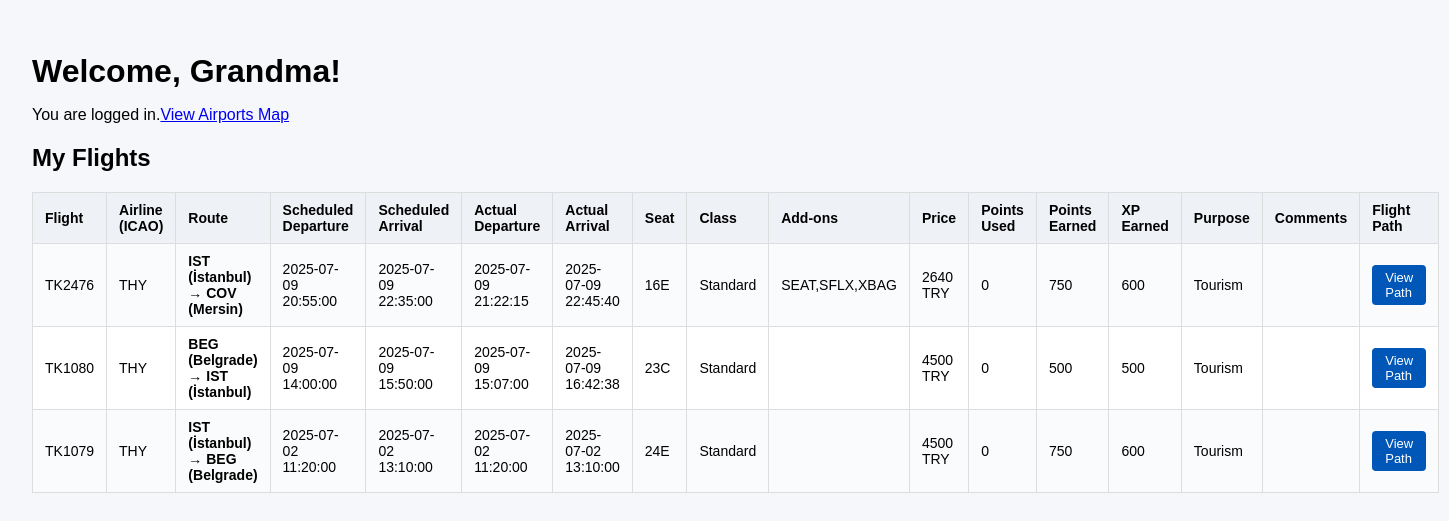
The page /user/index.php (signed in) on the database its author committed.
### tables this page shows
CREATE TABLE ticket (
  email varchar(50) NOT NULL,  
  flightNumber varchar(6) NOT NULL,  
  scheduledDeparture datetime NOT NULL,  
  seat varchar(3),  
  class varchar(50),  
  addOns varchar(100),  
  price int(11),  
  currency varchar(50),  
  ticketAirlineICAO varchar(3),  
  pointsUsed int(11),  
  pointsReceived int(11),  
  pointsReceivedXP int(11),  
  comments text,  
  purpose varchar(50),  
  PRIMARY KEY (email,flightNumber,scheduledDeparture),
  CONSTRAINT userBuysTicket FOREIGN KEY (email) REFERENCES user (email) ON DELETE CASCADE ON UPDATE CASCADE,
  CONSTRAINT ticketIsForFlight FOREIGN KEY (flightNumber,scheduledDeparture) REFERENCES flight (flightNumber, scheduledDeparture) ON UPDATE CASCADE
);

CREATE TABLE airport (
  latitude float(11) NOT NULL,  
  longitude float(11) NOT NULL,  
  codeICAO varchar(4) PRIMARY KEY NOT NULL,  
  codeIATA varchar(3),  
  runways varchar(100) NOT NULL,  
  pname varchar(100) NOT NULL,  
  city varchar(100) NOT NULL,  
  country varchar(2) NOT NULL,  
  avgAircraftToRunway int(11),  
  avgGateToAircraftByBus int(11)  
);

CREATE TABLE flight (
  aircraftRegistration varchar(8),  
  departedAirport varchar(6) NOT NULL,  
  arrivedAirport varchar(6) NOT NULL,  
  flightNumber varchar(6) NOT NULL,  
  scheduledDeparture datetime NOT NULL,  
  scheduledArrival datetime NOT NULL,  
  actualDeparture datetime NOT NULL,  
  actualArrival datetime NOT NULL,  
  PRIMARY KEY (flightNumber, scheduledDeparture),
  CONSTRAINT flightFliesFrom FOREIGN KEY (departedAirport) REFERENCES airport (codeICAO),
  CONSTRAINT flightFliesTo FOREIGN KEY (arrivedAirport) REFERENCES airport (codeICAO),
  CONSTRAINT flightUsesAircraft FOREIGN KEY (aircraftRegistration) REFERENCES aircraft (registration) ON UPDATE CASCADE
);

### user/index.php (the view, shortened to what this page needs)
<?php
$host   = "127.0.0.1";
$dbname = "flightdiary306";
$dbuser = "root";
$dbpass = "";
try {
    $pdo = new PDO("mysql:host=$host;dbname=$dbname;charset=utf8mb4", $dbuser, $dbpass);
    $pdo->setAttribute(PDO::ATTR_ERRMODE, PDO::ERRMODE_EXCEPTION);
    $stmt = $pdo->prepare("
        SELECT
            t.flightNumber,
            t.scheduledDeparture,
            t.seat,
            t.class,
            t.addOns,
            t.price,
            t.currency,
            t.ticketAirlineICAO,
            t.pointsUsed,
            t.pointsReceived,
            t.pointsReceivedXP,
            t.purpose,
            t.comments,
            dep.pname    AS depName,
            dep.city     AS depCity,
            dep.codeIATA AS depIATA,
            arr.pname    AS arrName,
            arr.city     AS arrCity,
            arr.codeIATA AS arrIATA,
            f.scheduledArrival,
            f.actualDeparture,
            f.actualArrival
        FROM ticket t
        JOIN user u      ON u.email             = t.email
        JOIN flight f    ON f.flightNumber       = t.flightNumber
                       AND f.scheduledDeparture  = t.scheduledDeparture
        JOIN airport dep ON dep.codeICAO         = f.departedAirport
        JOIN airport arr ON arr.codeICAO         = f.arrivedAirport
        WHERE u.username = ?
        ORDER BY t.scheduledDeparture DESC
    ");
    $stmt->execute([$_SESSION['username']]);
    $tickets = $stmt->fetchAll(PDO::FETCH_ASSOC);
} catch (PDOException $e) {
    $tickets = [];
    $error = "Could not load flights: " . $e->getMessage();
}
?>
<!DOCTYPE html>
<html lang="en">
<head>
</head>
<body>
<h1>Welcome, <?php echo htmlspecialchars($_SESSION['username']); ?>!</h1>
<p>You are logged in.<a href="airport.php">View Airports Map</a></p>
<h2>My Flights</h2>
<?php if (!empty($error)): ?>
    <p class="error"><?php echo htmlspecialchars($error); ?></p>
<?php elseif (empty($tickets)): ?>
    <p>No flights logged yet.</p>
<?php else: ?>
<table>
    <tr>
        <th>Flight</th>
        <th>Airline (ICAO)</th>
        <th>Route</th>
        <th>Scheduled Departure</th>
        <th>Scheduled Arrival</th>
        <th>Actual Departure</th>
        <th>Actual Arrival</th>
        <th>Seat</th>
        <th>Class</th>
        <th>Add-ons</th>
        <th>Price</th>
        <th>Points Used</th>
        <th>Points Earned</th>
        <th>XP Earned</th>
        <th>Purpose</th>
        <th>Comments</th>
        <th>Flight Path</th>
    </tr>
    <?php foreach ($tickets as $t): ?>
    <tr>
        <td><?php echo htmlspecialchars($t['flightNumber']); ?></td>
        <td><?php echo htmlspecialchars($t['ticketAirlineICAO']); ?></td>
        <td class="route">
            <?php echo htmlspecialchars($t['depIATA'] . ' (' . $t['depCity'] . ')'); ?>
            &rarr;
            <?php echo htmlspecialchars($t['arrIATA'] . ' (' . $t['arrCity'] . ')'); ?>
        </td>
        <td><?php echo htmlspecialchars($t['scheduledDeparture']); ?></td>
        <td><?php echo htmlspecialchars($t['scheduledArrival']); ?></td>
        <td><?php echo htmlspecialchars($t['actualDeparture']); ?></td>
        <td><?php echo htmlspecialchars($t['actualArrival']); ?></td>
        <td><?php echo htmlspecialchars($t['seat']); ?></td>
        <td><?php echo htmlspecialchars($t['class']); ?></td>
        <td><?php echo htmlspecialchars($t['addOns']); ?></td>
        <td><?php echo $t['price'] ? htmlspecialchars($t['price'] . ' ' . $t['currency']) : '—'; ?></td>
        <td><?php echo htmlspecialchars($t['pointsUsed'] ?? '—'); ?></td>
        <td><?php echo htmlspecialchars($t['pointsReceived'] ?? '—'); ?></td>
        <td><?php echo htmlspecialchars($t['pointsReceivedXP'] ?? '—'); ?></td>
        <td><?php echo htmlspecialchars($t['purpose']); ?></td>
        <td><?php echo htmlspecialchars($t['comments']); ?></td>
        <td>
            <a class="btn-path"
               href="flight_path.php?flightNumber=<?php echo urlencode($t['flightNumber']); ?>&scheduledDeparture=<?php echo urlencode($t['scheduledDeparture']); ?>">
                View Path
            </a>
        </td>
    </tr>
    <?php endforeach; ?>
</table>
<?php endif; ?>
</body>
</html>

### user/index.php (style rules this page uses)
body { font-family: Arial, sans-serif; padding: 24px; background: #f5f7fa; }
h1 { margin-bottom: 4px; }
table { border-collapse: collapse; width: 100%; margin-top: 16px; font-size: 14px; background: #fff; }
th, td { border: 1px solid #ddd; padding: 9px 12px; text-align: left; }
th { background: #eef1f5; }
tr:nth-child(even) { background: #fafbfc; }
.route { font-weight: bold; }
.btn-path { display: inline-block; background: #0057b7; color: #fff; border: none; padding: 5px 13px; border-radius: 4px; cursor: pointer; text-decoration: none; font-size: 13px; }

### rows shown on the page
ticket: flightNumber "TK2476", ticketAirlineICAO "THY", airport.codeIATA+city "IST (İstanbul)", airport.codeIATA+city "COV (Mersin)", scheduledDeparture "2025-07-09 20:55:00", flight.scheduledArrival "2025-07-09 22:35:00", flight.actualDeparture "2025-07-09 21:22:15", flight.actualArrival "2025-07-09 22:45:40", seat "16E", class "Standard", addOns "SEAT,SFLX,XBAG", price+currency "2640 TRY", pointsUsed "0", pointsReceived "750", pointsReceivedXP "600", purpose "Tourism"
ticket: flightNumber "TK1080", ticketAirlineICAO "THY", airport.codeIATA+city "BEG (Belgrade)", airport.codeIATA+city "IST (İstanbul)", scheduledDeparture "2025-07-09 14:00:00", flight.scheduledArrival "2025-07-09 15:50:00", flight.actualDeparture "2025-07-09 15:07:00", flight.actualArrival "2025-07-09 16:42:38", seat "23C", class "Standard", price+currency "4500 TRY", pointsUsed "0", pointsReceived "500", pointsReceivedXP "500", purpose "Tourism"
ticket: flightNumber "TK1079", ticketAirlineICAO "THY", airport.codeIATA+city "IST (İstanbul)", airport.codeIATA+city "BEG (Belgrade)", scheduledDeparture "2025-07-02 11:20:00", flight.scheduledArrival "2025-07-02 13:10:00", flight.actualDeparture "2025-07-02 11:20:00", flight.actualArrival "2025-07-02 13:10:00", seat "24E", class "Standard", price+currency "4500 TRY", pointsUsed "0", pointsReceived "750", pointsReceivedXP "600", purpose "Tourism"

### other values the page prints
$_SESSION['username'] "Grandma"
